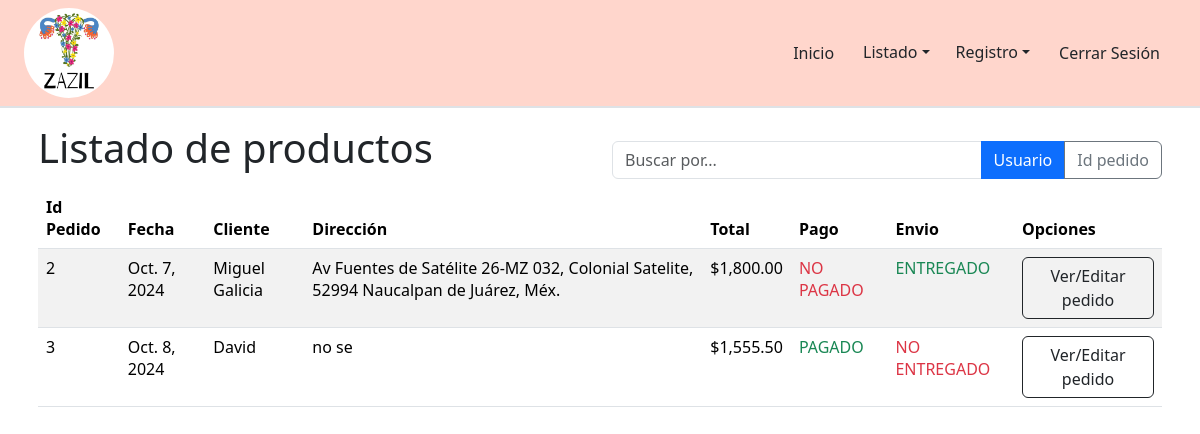
The page /pedidos/ (signed in) on the database as committed earlier.
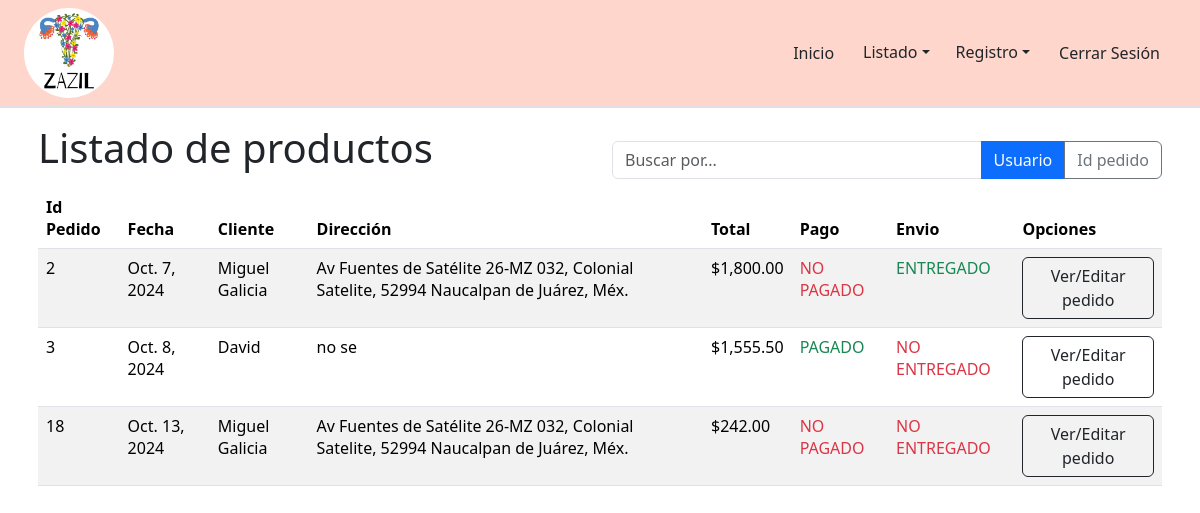
The same page on the database as committed later.
### base/models.py (models this page shows, shortened)
class Pedido(models.Model):
    enviado = models.BooleanField(default=False)
    cliente = models.ForeignKey('Usuario', on_delete=models.SET_NULL, null=True)
    total = models.FloatField(null=True, blank=True)
    items = models.ManyToManyField(Item, through='Pedido_Items')
    pagado = models.BooleanField(default=False)
    fecha = models.DateField(_("Date"),default=date.today)

class Usuario(AbstractBaseUser, PermissionsMixin):
    is_active = models.BooleanField(default=True)
    is_staff = models.BooleanField(default=False)
    phone_regex = RegexValidator(regex=r'^\+?1?\d{9,15}$', message="El número de teléfono debe cumplir con el formato: '+999999999'. Solo se permiten números con 15 digitos.")
    email = models.EmailField(null=True, blank=True,unique=True)
    nombre = models.CharField(null=True,blank=True,max_length=550)
    es_admin = models.BooleanField(default=False)
    direccion = models.TextField(null=True,blank=True)
    phone_number = models.CharField(validators=[phone_regex], max_length=17, blank=True)
    edad = models.IntegerField(null=True,blank=True,validators=[MinValueValidator(0)])
    genero = models.CharField(null=True,blank=True,max_length=15)
    objects = CustomUserManager()
    USERNAME_FIELD = 'email'
    REQUIRED_FIELDS = []

### base/decorators.py (the view)
    def _wrapped_view(request, *args, **kwargs):
        if request.user.is_authenticated and getattr(request.user, 'es_admin', False):
            return view_func(request, *args, **kwargs)
        else:
            return redirect('logout')

### base/views.py (called while the page is built)
@login_required
@admin_required
def pedidosView(request):
    context = {
        'pedidos':Pedido.objects.all()
    }
    return render(request, 'pedidos.html', context)

### base/templates/pedidos.html (shortened to what this page needs)
{% extends 'base.html' %}
{% block content %}
<div class="container p-2 my-2">
    <div class="row" style="align-items: center;">
        <p class="display-6 col">Listado de productos</p>
        <div class="input-group col" style="height: 30px;">
            <input id="search" onkeyup="busqueda()" type="text" class="form-control" placeholder="Buscar por...">
            <button id="usuariobtn" onclick="busquedaUsuario(2)" class="btn btn-primary" type="button" value="2">Usuario</button>
            <button id="pedidobtn" onclick="busquedaId(0)" class="btn btn-outline-secondary" type="button">Id pedido</button>
        </div>
    </div>
    <table class="table table-hover table-striped ">
        <thead>
            <tr>
                <th>Id Pedido</th>
                <th>Fecha</th>
                <th>Cliente</th>
                <th>Dirección</th>
                <th>Total</th>
                <th>Pago</th>
                <th>Envio</th>
                <th>Opciones</th>
            </tr>
        </thead>
        <tbody id="tablaPedido">
            {% for pedido in pedidos %}
            <tr>
                <td>{{pedido.id}}</td>
                <td>{{pedido.fecha}}</td>
                <td>{{pedido.cliente.nombre}}</td>
                <td>{{pedido.cliente.direccion}}</td>
                <td>${{pedido.total|floatformat:"2g"}}</td>
                {% if pedido.pagado %}
                <td class="text-success">PAGADO</td>
                {% else %}
                <td class="text-danger">NO PAGADO</td>
                {% endif %}
                {% if pedido.enviado %}
                <td class="text-success">ENTREGADO</td>
                {% else %}
                <td class="text-danger">NO ENTREGADO</td>
                {% endif %}
                <td>
                    <a href="{% url 'pedidosExtend' pedido.id %}"
                        class="btn btn-outline-dark">Ver/Editar pedido</a>
                </td>
            </tr>
            {% endfor %}
        </tbody>
    </table>
</div>
{% endblock %}

### base/templates/base.html (shortened to what this page needs)
{% load bootstrap5 %}
{% bootstrap_css %}
{% load static %}
<!DOCTYPE html>
<html lang="es">
<head>
</head>
<body>
    <nav class="navbar p-2 ps-4 pe-4 sticky-top border-bottom border-2" style="background-color: #ffd6cc;">
        <a href="/"><img class="rounded-circle" style="height: 90px;" src="{% static 'images/logo.jpg' %}" alt="ZAZIL"></a>
        <ul class="nav">
            <li class="nav-item">
                <a class="nav-link text-dark" href="/">Inicio</a>
            </li>
            <li class="nav-item">
                <div class="btn-group">
                    <button type="button" class="btn dropdown-toggle" data-bs-toggle="dropdown">Listado</button>
                </div>
            </li>
            <li class="nav-item">
                <div class="btn-group">
                    <button type="button" class="btn dropdown-toggle" data-bs-toggle="dropdown">Registro</button>
                </div>
            </li>
            <li class="nav-item">
                <a class="nav-link text-dark" href="{%url 'logout'%}">Cerrar Sesión</a>
            </li>
        </ul>
    </nav>
    {% block content %}
    {% endblock %}
</body>
</html>

Rows that differ between the two databases and show on the page:
added Pedido: id "18", fecha "Oct. 13, 2024", cliente.nombre "Miguel Galicia", cliente.direccion "Av Fuentes de Satélite 26-MZ 032, Colonial Satelite, 52994 Naucalpan de Juárez, Méx.", total "242.00", pagado "NO PAGADO", enviado "NO ENTREGADO"
